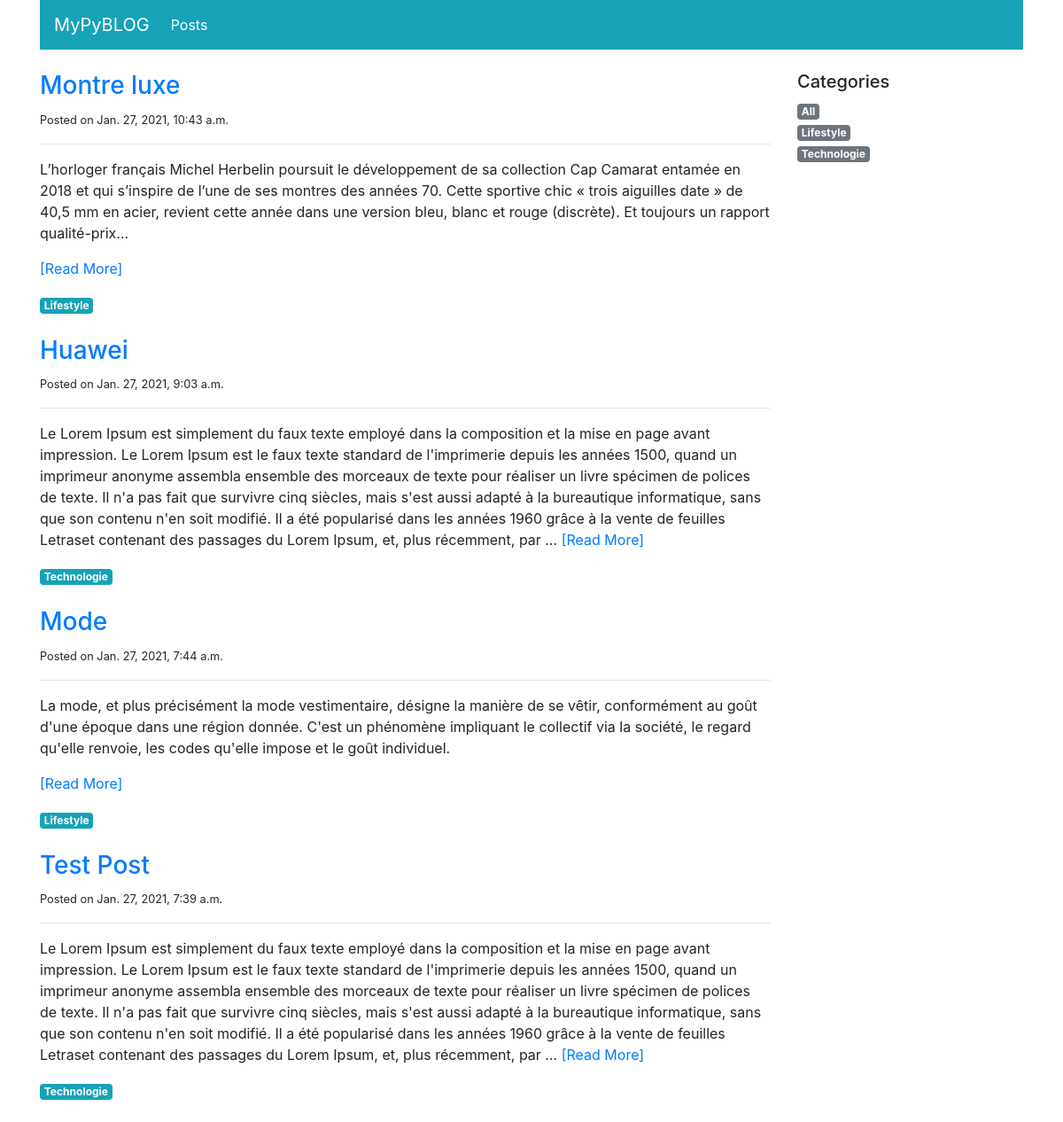
Page /blog/posts/ on the committed database.
### blog/models.py (models this page shows, shortened)
class Post(models.Model):
    title = models.CharField(max_length=100)
    category = models.ForeignKey('PostCategory',
                                 null=True,
                                 blank=True,
                                 on_delete=models.DO_NOTHING)
    published = models.BooleanField(default=False)
    text = models.TextField(blank=True)
    created_at = models.DateTimeField(auto_now_add=True)

class PostCategory(models.Model):
    name = models.CharField(max_length=50)
    def slug(self):
        return slugify(self.name)

### blog/views.py (the view)
# urls.py: path('posts/',views.post_list, name='home'),
def post_list(request,category_name=model_helpers.post_category_all.slug()):
    category,posts = model_helpers.get_category_and_posts(category_name)
    categories = model_helpers.get_categories()
    context = {
        'navigation_items': navigation.navigation_items(navigation.NAV_POSTS),
        'category': category,
        'posts': posts,
        'categories': categories,
    }
    return render(request,'blog/post_list.html',context)

### blog/model_helpers.py (called while the page is built, shortened)
def get_category_and_posts(category_name):
    posts = Post.objects.filter(published=True)
    if category_name == post_category_all.slug():
        category = post_category_all
    posts = posts.order_by('-created_at')
    return category, posts

def get_categories():
    categories = list(PostCategory.objects.all().order_by('name'))
    categories.insert(0, post_category_all)
    return categories

### blog/navigation.py (called while the page is built)
def navigation_items(selected_item):
    items = []
    for name,url in NAV_ITEMS:
        items.append({
            'name': name,
            'url':url,
            'active': True if selected_item == name else False
        })
        return items

### templates/blog/post_list.html (shortened to what this page needs)
{% extends 'base.html'%}
{%block content %}
<div class="col-sm-9">
    {% for post in posts %}
        <div class="mb-4">
            <h3><a href="{% url 'post-detail' post.pk %}">{{post.title}}</a></h3>
            <small>Posted on {{post.created_at}}</small>
            <hr>
            <p class="text-muted">
                {{post.text|linebreaks|safe|truncatewords:100}}
                <a href="{% url 'post-detail' post.pk %}">[Read More]</a>
            </p>
            <a href="{% url 'post-list' post.category.slug%}" class="badge badge-info">{{ post.category.name|capfirst }}</a>
        </div>
    {% endfor %}
</div>
<div class="col-sm-3">
    <h5>Categories</h5>
    <ul class="list-unstyled">
        {% for cat in categories %}
            <li>
                <a href="{% url 'post-list' cat.slug %}"
                class="badge badge-secondary">
                    {{cat.name|capfirst}}
                </a>
            </li>
        {% endfor %}
    </ul>
</div>
{% endblock content %}

### rows in the picture
Post: title "Montre luxe", created_at "Jan. 27, 2021, 10:43 a.m.", text "L’horloger français Michel Herbelin poursuit le développement de sa collection Cap Camarat entamée en 2018 et qui s’inspire de l’une de ses montres des années 70. Cette sportive chic « trois aiguilles date » de 40,5 mm en acier, revient cette année dans une version bleu, blanc et rouge (discrète). Et toujours un rapport qualité-prix...", category.name "Lifestyle"
Post: title "Huawei", created_at "Jan. 27, 2021, 9:03 a.m.", text "Le Lorem Ipsum est simplement du faux texte employé dans la composition et la mise en page avant impression. Le Lorem Ipsum est le faux texte standard de l'imprimerie depuis les années 1500, quand un imprimeur anonyme assembla ensemble des morceaux de texte pour réaliser un livre spécimen de polices de texte. Il n'a pas fait que survivre cinq siècles, mais s'est aussi adapté à la bureautique informatique, sans que son contenu n'en soit modifié. Il a été popularisé dans les années 1960 grâce à la vente de feuilles Letraset contenant des passages du Lorem Ipsum, et, plus récemment, par …", category.name "Technologie"
Post: title "Mode", created_at "Jan. 27, 2021, 7:44 a.m.", text "La mode, et plus précisément la mode vestimentaire, désigne la manière de se vêtir, conformément au goût d'une époque dans une région donnée. C'est un phénomène impliquant le collectif via la société, le regard qu'elle renvoie, les codes qu'elle impose et le goût individuel.", category.name "Lifestyle"
Post: title "Test Post", created_at "Jan. 27, 2021, 7:39 a.m.", text "Le Lorem Ipsum est simplement du faux texte employé dans la composition et la mise en page avant impression. Le Lorem Ipsum est le faux texte standard de l'imprimerie depuis les années 1500, quand un imprimeur anonyme assembla ensemble des morceaux de texte pour réaliser un livre spécimen de polices de texte. Il n'a pas fait que survivre cinq siècles, mais s'est aussi adapté à la bureautique informatique, sans que son contenu n'en soit modifié. Il a été popularisé dans les années 1960 grâce à la vente de feuilles Letraset contenant des passages du Lorem Ipsum, et, plus récemment, par …", category.name "Technologie"
PostCategory: name "Lifestyle"
PostCategory: name "Technologie"

### other values in the picture
{{ item.name }} "Posts"
{{ cat.name|capfirst }} "All"
